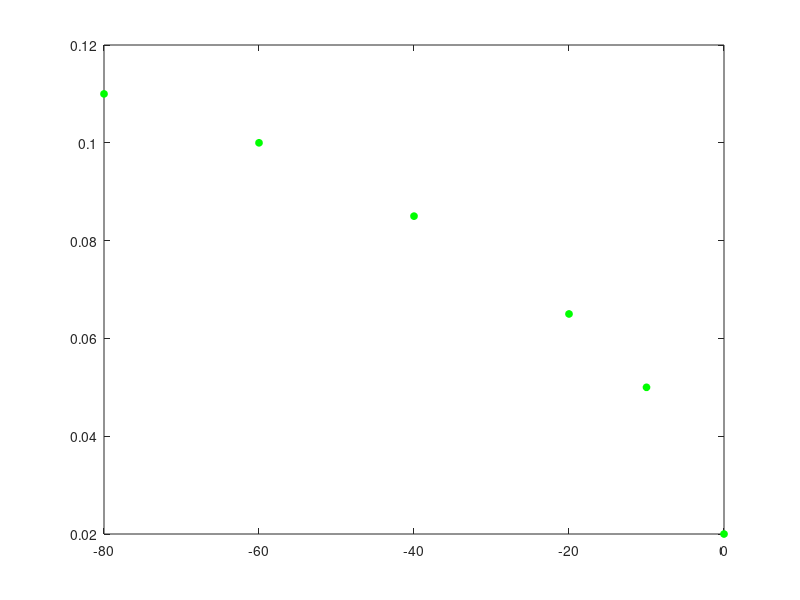

Write MATLAB code to recreate this figure. (Note: this script raises an error after producing the figure.)
clear all
clc
y=[0,-10,-20,-40,-60,-80];
g=[0.02,0.05,0.065,0.085,0.10,0.11];
%graficamos
plot(y,g,'o','MarkerSize',5,'MarkerFaceColor','g','MarkerEdgeColor','g');
%calcullar los langrangianos
syms Y
G=0;
for j=1:length(y)
    L=1;
    for i=1:length(y)
        if i~=j
            L=L*(Y-y(i))/(y(j)-y(i));
        end
    end
    G=G+expand(L)*g(j);
end
L=expand(L);
G=vpa(G,4)
hold on
ezplot(G,[-2.1e4,12.1e4]);
grid on
temperatura=-30;
coeficiente=subs(G,temperatura)
plot(temperatura,coeficiente,'+','MarkerSize',10,'MarkerFaceColor','r','MarkerEdgeColor','r');
